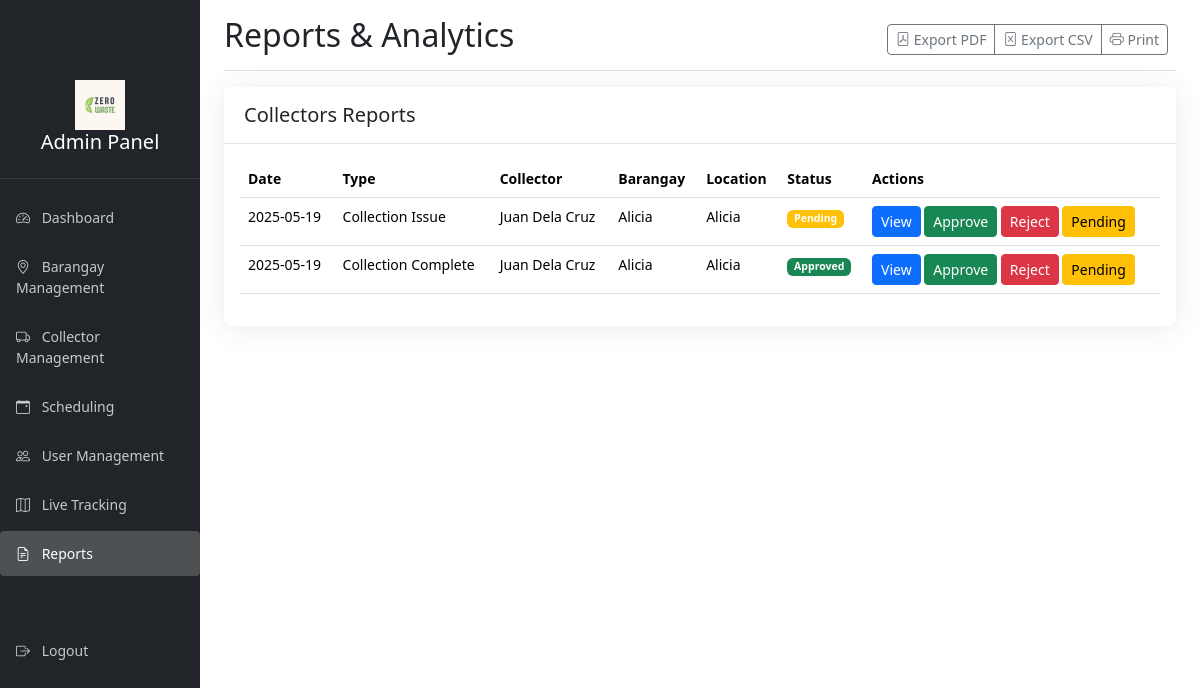
Screenshot of /admin/reports (signed in) with the database file from the repository.
### app.py (models this page shows)
class Report(db.Model):
    id = db.Column(db.Integer, primary_key=True)
    collector_id = db.Column(db.Integer, db.ForeignKey('collector.id'), nullable=False)
    report_type = db.Column(db.String(50), nullable=False)  # collection_complete, collection_issue, vehicle_issue, other
    date = db.Column(db.Date, nullable=False)
    location = db.Column(db.String(200), nullable=False)
    description = db.Column(db.Text, nullable=False)
    image_path = db.Column(db.String(200))  # Optional image attachment
    status = db.Column(db.String(20), default='pending')  # pending, approved, rejected
    created_at = db.Column(db.DateTime, default=datetime.now(timezone.utc))
    collector = db.relationship('Collector', backref='reports')

class User(db.Model, UserMixin):
    id = db.Column(db.Integer, primary_key=True)
    username = db.Column(db.String(150), unique=True, nullable=False)
    email = db.Column(db.String(150), unique=True, nullable=False)
    password = db.Column(db.String(150), nullable=False)
    user_type = db.Column(db.String(20), nullable=False)  # admin, user, collector
    address = db.Column(db.String(200))
    phone = db.Column(db.String(20))
    barangay_id = db.Column(db.Integer, db.ForeignKey('barangay.id'))

class Barangay(db.Model):
    id = db.Column(db.Integer, primary_key=True)
    name = db.Column(db.String(100), nullable=False)
    district = db.Column(db.Integer, nullable=False)  # 1-6
    users = db.relationship('User', backref='barangay', lazy=True)
    collectors = db.relationship('Collector', backref='assigned_barangay', lazy=True)
    schedules = db.relationship('Schedule', backref='barangay', lazy=True)

### app.py (the view)
@app.route('/admin/reports')
@login_required
def admin_reports():
    if current_user.user_type != 'admin':
        return redirect(url_for('index'))
    reports = Report.query.order_by(Report.date.desc()).all()
    report_type_counts = {
        'collection_complete': Report.query.filter_by(report_type='collection_complete').count(),
        'collection_issue': Report.query.filter_by(report_type='collection_issue').count(),
        'vehicle_issue': Report.query.filter_by(report_type='vehicle_issue').count(),
        'other': Report.query.filter_by(report_type='other').count()
    }
    return render_template('admin/reports.html',
                         reports=reports,
                         report_type_counts=report_type_counts)

### app.py (called while the page is built)
@login_manager.user_loader
def load_user(user_id):
    return User.query.get(int(user_id))

@app.context_processor
def inject_avatar_path():
    if current_user.is_authenticated:
        return {'user_avatar_path': get_user_avatar(current_user.id)}
    return {'user_avatar_path': None}

@app.context_processor
def inject_avatar():
    if current_user.is_authenticated:
        avatar = get_avatar(app.root_path, current_user.id)
        return {
            'avatar_path': avatar,
            'now': int(time.time())
        }
    return {
        'avatar_path': None,
        'now': int(time.time())
    }

### avatar_handler.py (called while the page is built, shortened)
def get_upload_folder(app_root_path):
    upload_dir = os.path.join(app_root_path, 'static', 'uploads', 'avatars')
    os.makedirs(upload_dir, exist_ok=True)
    return upload_dir

def get_mapping_file(app_root_path):
    upload_dir = get_upload_folder(app_root_path)
    return os.path.join(upload_dir, 'avatar_mapping.json')

def get_avatar(app_root_path, user_id):
    map_file = get_mapping_file(app_root_path)
    print(f"Getting avatar for user {user_id} from {map_file}")
    if not os.path.exists(map_file):
        print(f"Avatar mapping file {map_file} not found - returning None")
        return None
    try:
        with open(map_file, 'r') as f:
            avatar_map = json.load(f)
        avatar_file = avatar_map.get(str(user_id))
        print(f"No avatar found for user {user_id} in mapping")
        return None
    except Exception as e:
        print(f"Error getting avatar: {str(e)}")
        return None

### templates/admin/reports.html (shortened to what this page needs)
<!DOCTYPE html>
<html lang="en">
<head>
    <link href="https://cdn.jsdelivr.net/npm/bootstrap@5.3.6/dist/css/bootstrap.min.css" rel="stylesheet">
    <link rel="stylesheet" href="https://cdn.jsdelivr.net/npm/bootstrap-icons@1.10.0/font/bootstrap-icons.css">
    <link rel="stylesheet" href="{{ url_for('static', filename='css/admin.css') }}">
</head>
<body>
    <div class="container-fluid">
        <div class="row">
            <nav id="sidebar" class="col-md-3 col-lg-2 d-md-block bg-dark sidebar collapse">
                <div class="position-sticky pt-3">
                    <div class="sidebar-logo-container">
                         <img src="{{ url_for('static', filename='img/wastelogo.webp') }}" alt="G-TRUCKS Logo" height="50">
                        <h5 class="text-white">Admin Panel</h5>
                    </div>
                    <ul class="nav flex-column">
                        <li class="nav-item">
                            <a class="nav-link" href="{{ url_for('admin_dashboard') }}">
                                <i class="bi bi-speedometer2 me-2"></i> Dashboard
                            </a>
                        </li>
                        <li class="nav-item">
                            <a class="nav-link" href="{{ url_for('admin_barangays') }}">
                                <i class="bi bi-geo-alt me-2"></i> Barangay Management
                            </a>
                        </li>
                        <li class="nav-item">
                            <a class="nav-link" href="{{ url_for('admin_collectors') }}">
                                <i class="bi bi-truck me-2"></i> Collector Management
                            </a>
                        </li>
                        <li class="nav-item">
                            <a class="nav-link" href="{{ url_for('admin_schedules') }}">
                                <i class="bi bi-calendar-event me-2"></i> Scheduling
                            </a>
                        </li>
                        <li class="nav-item">
                            <a class="nav-link" href="{{ url_for('admin_users') }}">
                                <i class="bi bi-people me-2"></i> User Management
                            </a>
                        </li>
                        <li class="nav-item">
                            <a class="nav-link" href="{{ url_for('admin_tracking') }}">
                                <i class="bi bi-map me-2"></i> Live Tracking
                            </a>
                        </li>
                        <li class="nav-item">
                            <a class="nav-link active" href="{{ url_for('admin_reports') }}">
                                <i class="bi bi-file-earmark-text me-2"></i> Reports
                            </a>
                        </li>
                        <li class="nav-item mt-5">
                            <a class="nav-link" href="{{ url_for('logout') }}">
                                <i class="bi bi-box-arrow-right me-2"></i> Logout
                            </a>
                        </li>
                    </ul>
                </div>
            </nav>
            <main class="col-md-9 ms-sm-auto col-lg-10 px-md-4">
                <div class="d-flex justify-content-between flex-wrap flex-md-nowrap align-items-center pt-3 pb-2 mb-3 border-bottom">
                    <h1 class="h2">Reports & Analytics</h1>
                    <div class="btn-toolbar mb-2 mb-md-0">
                        <div class="btn-group me-2">
                            <button type="button" class="btn btn-sm btn-outline-secondary" id="exportPDF">
                                <i class="bi bi-file-pdf"></i> Export PDF
                            </button>
                            <button type="button" class="btn btn-sm btn-outline-secondary" id="exportCSV">
                                <i class="bi bi-file-excel"></i> Export CSV
                            </button>
                            <button type="button" class="btn btn-sm btn-outline-secondary" id="printReport">
                                <i class="bi bi-printer"></i> Print
                            </button>
                        </div>
                    </div>
                </div>
                <div class="card mb-4">
                    <div class="card-header">
                        <h5 class="card-title mb-0">Collectors Reports</h5>
                    </div>
                    <div class="card-body">
                        <div class="table-responsive">
                            <table class="table table-hover">
                                <thead>
                                    <tr>
                                        <th>Date</th>
                                        <th>Type</th>
                                        <th>Collector</th>
                                        <th>Barangay</th>
                                        <th>Location</th>
                                        <th>Status</th>
                                        <th>Actions</th>
                                    </tr>
                                </thead>
                                <tbody>
                                    {% for report in reports %}
                                    <tr>
                                        <td>{{ report.date.strftime('%Y-%m-%d') }}</td>
                                        <td>{{ report.report_type.replace('_', ' ').title() }}</td>
                                        <td>{{ report.collector.user.username if report.collector and report.collector.user else 'Unknown' }}</td>
                                        <td>{{ report.collector.assigned_barangay.name if report.collector and report.collector.assigned_barangay else 'Unknown' }}</td>
                                        <td>{{ report.location }}</td>
                                        <td>
                                            {% if report.status == 'pending' %}
                                                <span class="badge bg-warning">Pending</span>
                                            {% elif report.status == 'approved' %}
                                                <span class="badge bg-success">Approved</span>
                                            {% else %}
                                                <span class="badge bg-danger">Rejected</span>
                                            {% endif %}
                                        </td>
                                        <td>
                                            <button class="btn btn-sm btn-primary" data-bs-toggle="modal" data-bs-target="#reportModal{{ report.id }}">
                                                View
                                            </button>
                                            <form action="{{ url_for('admin_update_report_status') }}" method="POST" class="d-inline">
                                                <button type="submit" name="status" value="approved" class="btn btn-sm btn-success">Approve</button>
                                                <button type="submit" name="status" value="rejected" class="btn btn-sm btn-danger">Reject</button>
                                                <button type="submit" name="status" value="pending" class="btn btn-sm btn-warning">Pending</button>
                                            </form>
                                        </td>
                                    </tr>
                                    {% endfor %}
                                </tbody>
                            </table>
                        </div>
                    </div>
                </div>
            </main>
        </div>
    </div>
</body>
</html>

### static/css/admin.css (style rules this page uses)
body { font-size: .875rem; }
.sidebar { position: fixed; top: 0; bottom: 0; left: 0; z-index: 100; padding: 48px 0 0; box-shadow: inset -1px 0 0 rgba(0, 0, 0, .1); }
.sidebar .nav-link { font-weight: 500; color: rgba(255, 255, 255, .75); padding: .75rem 1rem; margin-bottom: .25rem; border-radius: .25rem; }
.sidebar .nav-link.active { color: #fff; background-color: rgba(255, 255, 255, .2); }
.sidebar .nav-link i { margin-right: .5rem; }
.card { margin-bottom: 1.5rem; border: none; border-radius: .5rem; box-shadow: 0 .15rem 1.75rem 0 rgba(58, 59, 69, .1); }
.card-header { background-color: #fff; border-bottom: 1px solid #e3e6f0; padding: 1rem 1.25rem; }
.card-header:first-child { border-radius: .5rem .5rem 0 0; }
.table-responsive { overflow-x: auto; }

### templates/admin/reports.html (style rules this page uses)
.sidebar-logo-container { padding: 1rem 0; text-align: center; border-bottom: 1px solid rgba(255, 255, 255, 0.1); margin-bottom: 1rem; }

### rows the page displays
Report: date "2025-05-19", report_type.replace "Collection Issue", collector.user "Juan Dela Cruz", collector.assigned_barangay "Alicia", location "Alicia", status "Pending"
Report: date "2025-05-19", report_type.replace "Collection Complete", collector.user "Juan Dela Cruz", collector.assigned_barangay "Alicia", location "Alicia", status "Approved"
